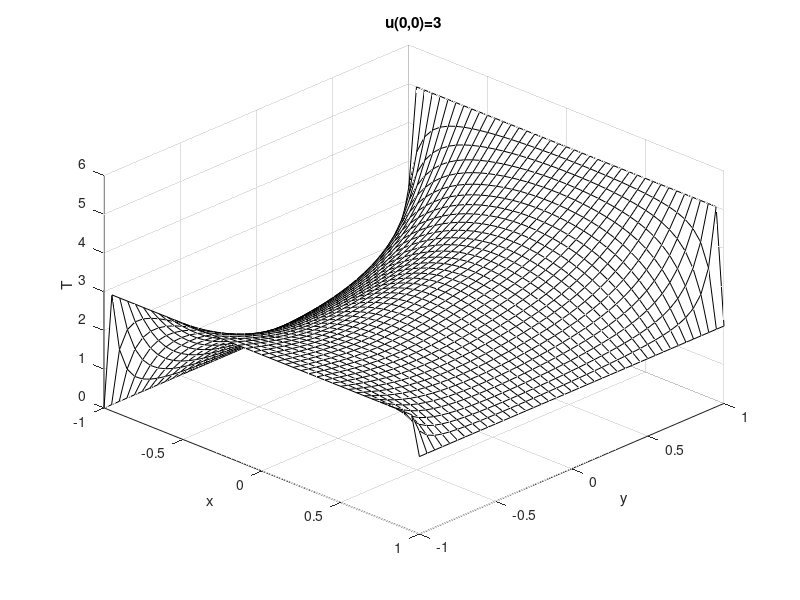

MATLAB code for this plot:
% sample solution m-file
% by martin king, 30 Sep 2009
%------------------------------
% solves 2D Poisson Equation by Gauss-Seidel iteration with SOR.
% 0=u_xx+u_yy+f(x,y) in domain [0,2]x[0,2]
% bc's: u=5, u=3, u=2, u=0 
% ic: u=0.

clear all; close all; clc;
format long;

xmin=-1.; xmax=1.; ymin=-1.; ymax=1.;  % defining domain
dx=0.05; dy=0.05;  % grid spacing
x=[xmin:dx:xmax]; y=[ymin:dy:ymax];  % defining mesh
[X,Y]=meshgrid(x,y);
[nx,ny]=size(X);  % setting number of grid points

T5=5.0; T3=3.0; T2=2.0; T0=0.0;  % boundary values
switch 3
    case 1
        wall5=find(Y==ymax); wall3=find(X==xmax); wall2=find(Y==ymin); wall0=find(X==xmin);
    case 2
        wall5=find(X==xmax); wall3=find(Y==ymin); wall2=find(Y==ymax); wall0=find(X==xmin);
    case 3
        wall5=find(Y==ymax); wall3=find(Y==ymin); wall2=find(X==xmax); wall0=find(X==xmin);
end

u=zeros(nx,ny);
u(wall5)=T5; u(wall3)=T3; u(wall2)=T2; u(wall0)=T0;  % boundary conditions
uprev=u;

f=@(x,y,A) A/0.2*exp(-0.5*(x^2+y^2)/0.2^2); % defining a function

A=1.5329;
alpha=0.9;

err=1;  %so that 1st iteration must run
niter=0; %iteration counter
while err>=0.5e-10
%update=del2(u)+u;
%the above line does the same job as these nested loops:
for ix=2:nx-1
    for iy=2:ny-1
     u(ix,iy)=0.25*(u(ix,iy+1)+u(ix,iy-1)+u(ix-1,iy)+u(ix+1,iy)+ ... 
         A/0.2*exp(-0.5*(x(ix)^2+y(iy)^2)/0.2^2)*dx^2); 
     u(ix,iy)=(1+alpha)*u(ix,iy)-alpha*uprev(ix,iy);
    end
end
err=norm(u(2:end-1,2:end-1)-uprev(2:end-1,2:end-1));  %calculating aprox error
uprev(2:end-1,2:end-1)=u(2:end-1,2:end-1);  %updating internal points
niter=niter+1
end

% 
%plotting
        mesh(X,Y,u), axis([xmin xmax ymin ymax 0 6]), view(44,38);
        xlabel x, ylabel y, zlabel T
        colormap(1e-6*[1 1 1]); 
        xmid=ceil(nx/2);ymid=ceil(ny/2);
        title(['u(0,0)=',num2str(u(xmid,ymid))]);
        umid=u(xmid,ymid)
%

        
    
    
    
    








